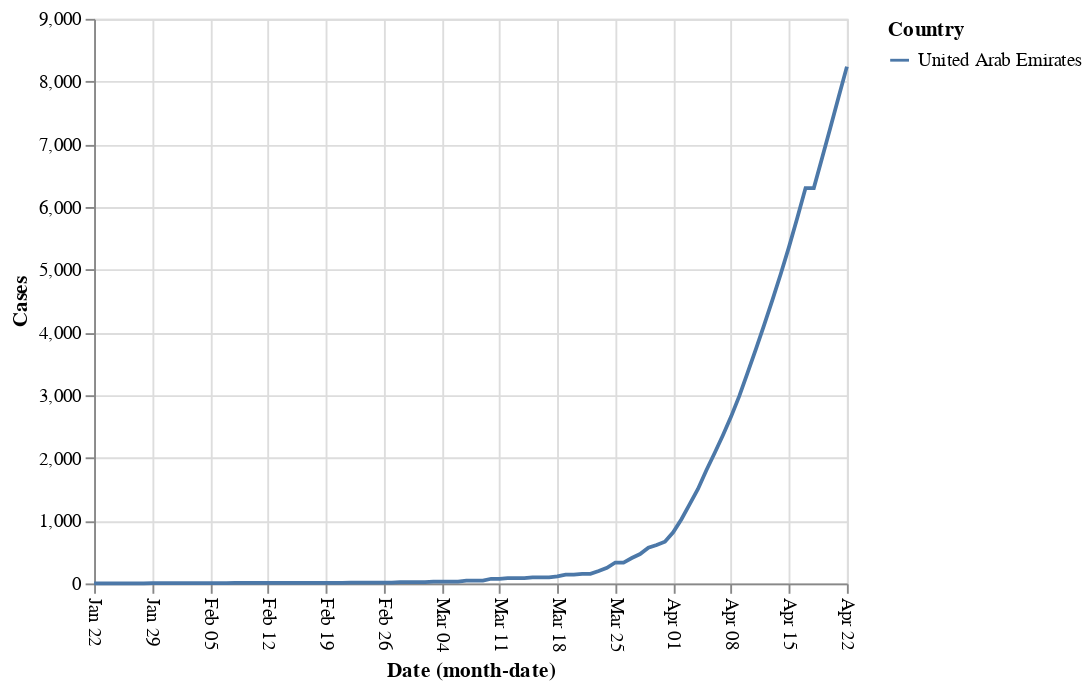

Notebook source saved alongside this figure:
### Code cell
alt.Chart(covid19[covid19.Country.isin(['United Arab Emirates'])]
         ).mark_line().encode(x=alt.X('monthdate(Date)', 
                                                  axis=alt.Axis(labelAngle=90)), 
                                         y='Cases', color='Country')

### Figure 1 — Vega-Lite specification as saved in the notebook (floating-point values rounded to 4 significant figures)
{"config": {"view": {"continuousWidth": 400, "continuousHeight": 300}}, "data": {"name": "data-615eb9942695125efa066ba8022ced8d"}, "mark": "line", "encoding": {"color": {"type": "nominal", "field": "Country"}, "x": {"type": "temporal", "axis": {"labelAngle": 90}, "field": "Date", "timeUnit": "monthdate"}, "y": {"type": "quantitative", "field": "Cases"}}, "$schema": "https://vega.github.io/schema/vega-lite/v4.0.2.json", "datasets": {"data-615eb9942695125efa066ba8022ced8d": [{"Country": "United Arab Emirates", "Cases": 0, "Date": "2020-01-22T00:00:00"}, {"Country": "United Arab Emirates", "Cases": 0, "Date": "2020-01-23T00:00:00"}, {"Country": "United Arab Emirates", "Cases": 0, "Date": "2020-01-24T00:00:00"}, {"Country": "United Arab Emirates", "Cases": 0, "Date": "2020-01-25T00:00:00"}, {"Country": "United Arab Emirates", "Cases": 0, "Date": "2020-01-26T00:00:00"}, {"Country": "United Arab Emirates", "Cases": 0, "Date": "2020-01-27T00:00:00"}, {"Country": "United Arab Emirates", "Cases": 0, "Date": "2020-01-28T00:00:00"}, {"Country": "United Arab Emirates", "Cases": 4, "Date": "2020-01-29T00:00:00"}, {"Country": "United Arab Emirates", "Cases": 4, "Date": "2020-01-30T00:00:00"}, {"Country": "United Arab Emirates", "Cases": 4, "Date": "2020-01-31T00:00:00"}, {"Country": "United Arab Emirates", "Cases": 4, "Date": "2020-02-01T00:00:00"}, {"Country": "United Arab Emirates", "Cases": 5, "Date": "2020-02-02T00:00:00"}, {"Country": "United Arab Emirates", "Cases": 5, "Date": "2020-02-03T00:00:00"}, {"Country": "United Arab Emirates", "Cases": 5, "Date": "2020-02-04T00:00:00"}, {"Country": "United Arab Emirates", "Cases": 5, "Date": "2020-02-05T00:00:00"}, {"Country": "United Arab Emirates", "Cases": 5, "Date": "2020-02-06T00:00:00"}, {"Country": "United Arab Emirates", "Cases": 5, "Date": "2020-02-07T00:00:00"}, {"Country": "United Arab Emirates", "Cases": 7, "Date": "2020-02-08T00:00:00"}, {"Country": "United Arab Emirates", "Cases": 7, "Date": "2020-02-09T00:00:00"}, {"Country": "United Arab Emirates", "Cases": 8, "Date": "2020-02-10T00:00:00"}, {"Country": "United Arab Emirates", "Cases": 8, "Date": "2020-02-11T00:00:00"}, {"Country": "United Arab Emirates", "Cases": 8, "Date": "2020-02-12T00:00:00"}, {"Country": "United Arab Emirates", "Cases": 8, "Date": "2020-02-13T00:00:00"}, {"Country": "United Arab Emirates", "Cases": 8, "Date": "2020-02-14T00:00:00"}, {"Country": "United Arab Emirates", "Cases": 8, "Date": "2020-02-15T00:00:00"}, {"Country": "United Arab Emirates", "Cases": 9, "Date": "2020-02-16T00:00:00"}, {"Country": "United Arab Emirates", "Cases": 9, "Date": "2020-02-17T00:00:00"}, {"Country": "United Arab Emirates", "Cases": 9, "Date": "2020-02-18T00:00:00"}, {"Country": "United Arab Emirates", "Cases": 9, "Date": "2020-02-19T00:00:00"}, {"Country": "United Arab Emirates", "Cases": 9, "Date": "2020-02-20T00:00:00"}, {"Country": "United Arab Emirates", "Cases": 9, "Date": "2020-02-21T00:00:00"}, {"Country": "United Arab Emirates", "Cases": 13, "Date": "2020-02-22T00:00:00"}, {"Country": "United Arab Emirates", "Cases": 13, "Date": "2020-02-23T00:00:00"}, {"Country": "United Arab Emirates", "Cases": 13, "Date": "2020-02-24T00:00:00"}, {"Country": "United Arab Emirates", "Cases": 13, "Date": "2020-02-25T00:00:00"}, {"Country": "United Arab Emirates", "Cases": 13, "Date": "2020-02-26T00:00:00"}, {"Country": "United Arab Emirates", "Cases": 13, "Date": "2020-02-27T00:00:00"}, {"Country": "United Arab Emirates", "Cases": 19, "Date": "2020-02-28T00:00:00"}, {"Country": "United Arab Emirates", "Cases": 21, "Date": "2020-02-29T00:00:00"}, {"Country": "United Arab Emirates", "Cases": 21, "Date": "2020-03-01T00:00:00"}, {"Country": "United Arab Emirates", "Cases": 21, "Date": "2020-03-02T00:00:00"}, {"Country": "United Arab Emirates", "Cases": 27, "Date": "2020-03-03T00:00:00"}, {"Country": "United Arab Emirates", "Cases": 27, "Date": "2020-03-04T00:00:00"}, {"Country": "United Arab Emirates", "Cases": 29, "Date": "2020-03-05T00:00:00"}, {"Country": "United Arab Emirates", "Cases": 29, "Date": "2020-03-06T00:00:00"}, {"Country": "United Arab Emirates", "Cases": 45, "Date": "2020-03-07T00:00:00"}, {"Country": "United Arab Emirates", "Cases": 45, "Date": "2020-03-08T00:00:00"}, {"Country": "United Arab Emirates", "Cases": 45, "Date": "2020-03-09T00:00:00"}, {"Country": "United Arab Emirates", "Cases": 74, "Date": "2020-03-10T00:00:00"}, {"Country": "United Arab Emirates", "Cases": 74, "Date": "2020-03-11T00:00:00"}, {"Country": "United Arab Emirates", "Cases": 85, "Date": "2020-03-12T00:00:00"}, {"Country": "United Arab Emirates", "Cases": 85, "Date": "2020-03-13T00:00:00"}, {"Country": "United Arab Emirates", "Cases": 85, "Date": "2020-03-14T00:00:00"}, {"Country": "United Arab Emirates", "Cases": 98, "Date": "2020-03-15T00:00:00"}, {"Country": "United Arab Emirates", "Cases": 98, "Date": "2020-03-16T00:00:00"}, {"Country": "United Arab Emirates", "Cases": 98, "Date": "2020-03-17T00:00:00"}, {"Country": "United Arab Emirates", "Cases": 113, "Date": "2020-03-18T00:00:00"}, {"Country": "United Arab Emirates", "Cases": 140, "Date": "2020-03-19T00:00:00"}, {"Country": "United Arab Emirates", "Cases": 140, "Date": "2020-03-20T00:00:00"}, {"Country": "United Arab Emirates", "Cases": 153, "Date": "2020-03-21T00:00:00"}, {"Country": "United Arab Emirates", "Cases": 153, "Date": "2020-03-22T00:00:00"}, {"Country": "United Arab Emirates", "Cases": 198, "Date": "2020-03-23T00:00:00"}, {"Country": "United Arab Emirates", "Cases": 248, "Date": "2020-03-24T00:00:00"}, {"Country": "United Arab Emirates", "Cases": 333, "Date": "2020-03-25T00:00:00"}, {"Country": "United Arab Emirates", "Cases": 333, "Date": "2020-03-26T00:00:00"}, {"Country": "United Arab Emirates", "Cases": 405, "Date": "2020-03-27T00:00:00"}, {"Country": "United Arab Emirates", "Cases": 468, "Date": "2020-03-28T00:00:00"}, {"Country": "United Arab Emirates", "Cases": 570, "Date": "2020-03-29T00:00:00"}, {"Country": "United Arab Emirates", "Cases": 611, "Date": "2020-03-30T00:00:00"}, {"Country": "United Arab Emirates", "Cases": 664, "Date": "2020-03-31T00:00:00"}, {"Country": "United Arab Emirates", "Cases": 814, "Date": "2020-04-01T00:00:00"}, {"Country": "United Arab Emirates", "Cases": 1024, "Date": "2020-04-02T00:00:00"}, {"Country": "United Arab Emirates", "Cases": 1264, "Date": "2020-04-03T00:00:00"}, {"Country": "United Arab Emirates", "Cases": 1505, "Date": "2020-04-04T00:00:00"}, {"Country": "United Arab Emirates", "Cases": 1799, "Date": "2020-04-05T00:00:00"}, {"Country": "United Arab Emirates", "Cases": 2076, "Date": "2020-04-06T00:00:00"}, {"Country": "United Arab Emirates", "Cases": 2359, "Date": "2020-04-07T00:00:00"}, {"Country": "United Arab Emirates", "Cases": 2659, "Date": "2020-04-08T00:00:00"}, {"Country": "United Arab Emirates", "Cases": 2990, "Date": "2020-04-09T00:00:00"}, {"Country": "United Arab Emirates", "Cases": 3360, "Date": "2020-04-10T00:00:00"}, {"Country": "United Arab Emirates", "Cases": 3736, "Date": "2020-04-11T00:00:00"}, {"Country": "United Arab Emirates", "Cases": 4123, "Date": "2020-04-12T00:00:00"}, {"Country": "United Arab Emirates", "Cases": 4521, "Date": "2020-04-13T00:00:00"}, {"Country": "United Arab Emirates", "Cases": 4933, "Date": "2020-04-14T00:00:00"}, {"Country": "United Arab Emirates", "Cases": 5365, "Date": "2020-04-15T00:00:00"}, {"Country": "United Arab Emirates", "Cases": 5825, "Date": "2020-04-16T00:00:00"}, {"Country": "United Arab Emirates", "Cases": 6302, "Date": "2020-04-17T00:00:00"}, {"Country": "United Arab Emirates", "Cases": 6302, "Date": "2020-04-18T00:00:00"}, {"Country": "United Arab Emirates", "Cases": 6781, "Date": "2020-04-19T00:00:00"}, {"Country": "United Arab Emirates", "Cases": 7265, "Date": "2020-04-20T00:00:00"}, {"Country": "United Arab Emirates", "Cases": 7755, "Date": "2020-04-21T00:00:00"}, {"Country": "United Arab Emirates", "Cases": 8238, "Date": "2020-04-22T00:00:00"}]}}
